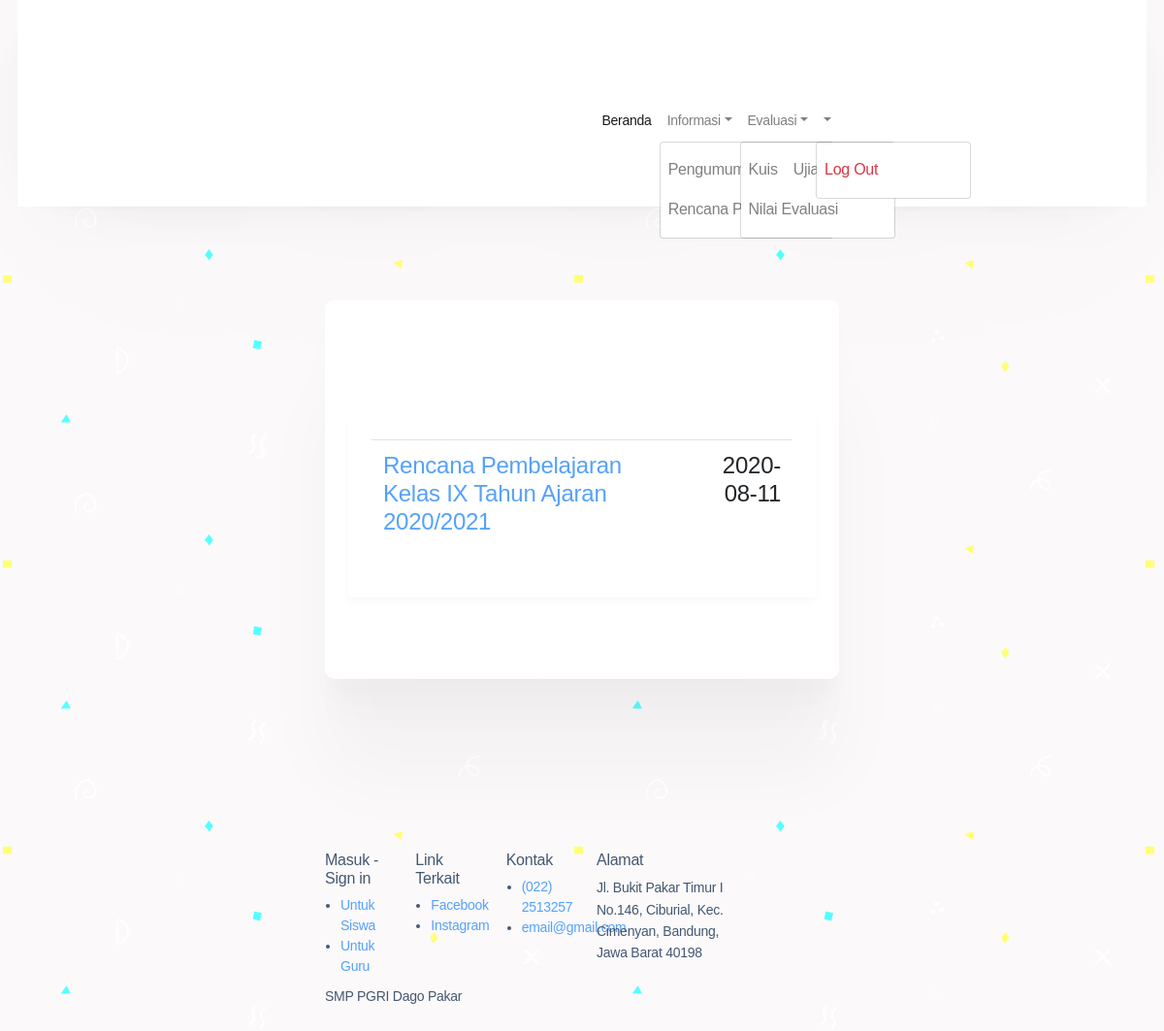
Page /index.php/user/rencana_pembelajaran on the committed database.
### tables this page shows
CREATE TABLE `data_informasi` (
  `id_informasi` varchar(10) NOT NULL,
  `judul_informasi` varchar(100) NOT NULL,
  `kategori_informasi` varchar(20) NOT NULL,
  `isi_informasi` text NOT NULL,
  `tanggal` date NOT NULL,
  `gambar` varchar(128) NOT NULL
);

### application/controllers/User.php (called while the page is built, shortened)
<?php
class User extends CI_Controller
{
    public function __construct()
    {
        $this->load->library('form_validation');
    }
    public function rencana_pembelajaran()
    {
        $this->load->model('m_informasi');
        $data['user'] = $this->db->get_where('data_siswa', ['email' =>
            $this->session->userdata('email')])->row_array();
        $data['informasi'] = $this->m_informasi->rencana_pembelajaran()->result();
        $this->load->view('template/nav_user');
        $this->load->view('user/rencana_pembelajaran', $data);
        $this->load->view('template/footer');
    }
}

### index.php (called while the page is built, shortened)
<?php
require_once BASEPATH.'core/CodeIgniter.php';

### application/models/M_informasi.php (called while the page is built, shortened)
<?php
class M_informasi extends CI_Model{
    public function rencana_pembelajaran()
    {
        $kategori_informasi = 'Rencana Pembelajaran';
        $this->db->where('kategori_informasi', $kategori_informasi);
        return $this->db->get('data_informasi');
    }
}

### application/views/user/rencana_pembelajaran.php (the view, shortened to what this page needs)
<div class="container">
    <div class="bg-white mx-auto p-4 buat-text" data-aos="fade-down" data-aos-duration="1400"
        style="width: 100%; border-radius:10px;">
        <div class="row">
                    <div class="col-md-12">
                        <div class="container bg-white p-4"
                            style="border-radius:3px;box-shadow:rgba(0, 0, 0, 0.03) 0px 4px 8px 0px">
                            <div class="table-responsive">
                                <table id="example" class="table align-items-center table-flush">
                                    <tbody>
                                        <?php
                                        foreach ($informasi as $i) {
                                            ?>
                                        <tr class="text-left">
                                            <th scope="row">
                                                <h4><a href="<?php echo site_url('user/detail_informasi/' . $i->id_informasi); ?>"><?php echo $i->judul_informasi ?></a></h4>
                                            </th>
                                            <td class="text-right">
                                                <h4><?php echo $i->tanggal ?></h4>
                                            </td>
                                        </tr>
                                        <?php
                                            }
                                            ?>
                                    </tbody>
                                </table>
                            </div>
                        </div>
                    </div>
                </div>
    </div>
</div>
<br>

### assets/css/user_style.css (style rules this page uses)
body { background-color: #ffffff; background-attachment: fixed; }
.buat-text { box-shadow: 0 2.3px 1.9px rgba(0, 0, 0, 0.002), 0 5.4px 4.3px rgba(0, 0, 0, 0.005), 0 9.7px 7.7px rgba(0, 0, 0, 0.007), 0 16.1px 12.8px rgba(0, 0, 0, 0.01), 0 26.5px 21.2px rgba(0, 0, 0, 0.014), 0 46.2px 37px rgba(0, 0, 0, 0.019), 0 100px 80px rgba(0, 0, 0, 0.03); }

### assets/css/materi_style.css (style rules this page uses)
body { background-color: #ffffff; background-attachment: fixed; }
.buat-text { box-shadow: 0 2.3px 1.9px rgba(0, 0, 0, 0.002), 0 5.4px 4.3px rgba(0, 0, 0, 0.005), 0 9.7px 7.7px rgba(0, 0, 0, 0.007), 0 16.1px 12.8px rgba(0, 0, 0, 0.01), 0 26.5px 21.2px rgba(0, 0, 0, 0.014), 0 46.2px 37px rgba(0, 0, 0, 0.019), 0 100px 80px rgba(0, 0, 0, 0.03); }

### rows in the picture
data_informasi: judul_informasi "Rencana Pembelajaran Kelas IX Tahun Ajaran 2020/2021", tanggal "2020-08-11"
